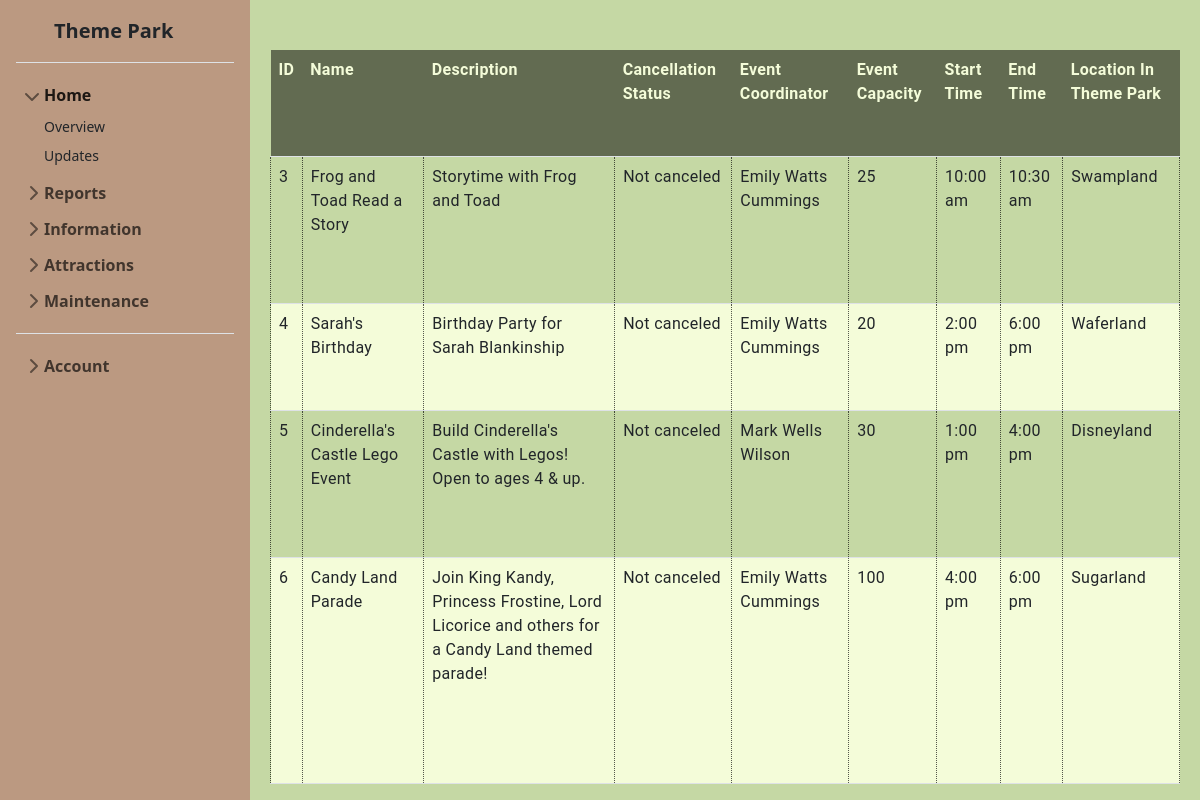
Screenshot of /ViewEvents.php with the database file from the repository.
### tables this page shows
CREATE TABLE `park_events` (
  `event_name` varchar(50) NOT NULL,
  `event_description` varchar(500) DEFAULT NULL,
  `event_id` int NOT NULL AUTO_INCREMENT,
  `capacity` int NOT NULL,
  `event_coordinator` int NOT NULL,
  `is_cancelled` tinyint(1) DEFAULT NULL,
  `start_time` time NOT NULL,
  `end_time` time NOT NULL,
  `is_deleted` tinyint(1) NOT NULL DEFAULT '0',
  `location` int NOT NULL,
  `event_date` datetime NOT NULL DEFAULT CURRENT_TIMESTAMP,
  PRIMARY KEY (`event_id`),
  KEY `event_coordinator` (`event_coordinator`),
  KEY `location` (`location`),
  CONSTRAINT `park_events_ibfk_1` FOREIGN KEY (`event_coordinator`) REFERENCES `employees` (`employee_id`),
  CONSTRAINT `park_events_ibfk_2` FOREIGN KEY (`location`) REFERENCES `locations` (`location_id`)
);

CREATE TABLE `employees` (
  `employee_id` int NOT NULL,
  `ssn` varchar(20) DEFAULT NULL,
  `dob` date DEFAULT NULL,
  `phone_num` varchar(20) NOT NULL,
  `address` varchar(30) DEFAULT NULL,
  `salery_biweekly` decimal(8,2) DEFAULT NULL,
  `first_name` varchar(10) DEFAULT NULL,
  `m_name` varchar(10) DEFAULT NULL,
  `last_name` varchar(10) DEFAULT NULL,
  `emergency_contact_person` varchar(30) DEFAULT NULL,
  `ec_relation` varchar(10) DEFAULT NULL,
  `ec_phone_num` varchar(20) DEFAULT NULL,
  `hours` int NOT NULL,
  `supervisor_id` int DEFAULT NULL,
  `is_deleted` tinyint(1) NOT NULL DEFAULT '0',
  `employee_role` varchar(50) NOT NULL,
  PRIMARY KEY (`employee_id`),
  KEY `supervisor_id` (`supervisor_id`),
  CONSTRAINT `employees_ibfk_1` FOREIGN KEY (`supervisor_id`) REFERENCES `employees` (`employee_id`)
);

CREATE TABLE `locations` (
  `location_id` int NOT NULL AUTO_INCREMENT,
  `location` varchar(50) NOT NULL,
  `is_deleted` tinyint(1) NOT NULL DEFAULT '0',
  PRIMARY KEY (`location_id`),
  UNIQUE KEY `location` (`location`)
);

### ViewEvents.php (the view, shortened to what this page needs)
<?php
    include_once 'header.php';
    include_once 'includes/dbh.inc.php';
?>
<div id="content" class="content">
<?php
    echo("
        <table class='table'>
            <tr class='top'>
                <th class='tableHeader'>ID</th>
                <th class='tableHeader'>Name</th>
                <th class='tableHeader'>Description</th>
                <th class='tableHeader'>Cancellation Status</th>
                <th class='tableHeader'>Event Coordinator</th>
                <th class='tableHeader'>Event Capacity</th>
                <th class='tableHeader'>Start Time</th>
                <th class='tableHeader'>End Time</th>
                <th class='tableHeader'>Location In Theme Park</th>
            </tr>
        ");
    $display = "SELECT * FROM Theme_Park_Database.park_events where Theme_Park_Database.park_events.is_deleted=false";
    $result = mysqli_query($conn, $display);
    if ($result) {
        while($row=mysqli_fetch_array($result)) {
            $ec = (int)$row['event_coordinator'];
            $ecQuery = "SELECT first_name, m_name, last_name
                        FROM `Theme_Park_Database`.`employees`
                        WHERE `Theme_Park_Database`.`employees`.`employee_id`=$ec";
            $coordinator = mysqli_query($conn, $ecQuery);
            $loc = (int)$row['location'];
            $locQuery = "SELECT location_id, location
                        FROM `Theme_Park_Database`.`locations`
                        WHERE location_id=$loc";
            $location = mysqli_query($conn, $locQuery);
            echo "<tr class='tableRow'>";
            echo('<td class="tableData">' . $row['event_id'] . '</td>');
            echo('<td class="tableData">' . $row['event_name'] . '</td>');
            echo('<td class="tableData">' . $row['event_description'] . '</td>');
            $cancelled = "Not canceled";
            echo('<td class="tableData">' . $cancelled . '</td>');
            if($coordinator) {
                $fetchedCoordinator=mysqli_fetch_array($coordinator);
                $ecName =  $fetchedCoordinator['first_name'] . ' ' .
                           $fetchedCoordinator['m_name'] . ' ' .
                           $fetchedCoordinator['last_name'];
                echo('<td class="tableData">' . $ecName . '</td>');
            } else
            echo('<td class="tableData">' . 'Unable to find coordinator, or coordinator doesn\'t exist.' . '</td>');
            echo('<td class="tableData">' . $row['capacity'] . '</td>');
            echo('<td class="tableData">' . date("g:i a", strtotime($row['start_time']))  . '</td>');
            echo('<td class="tableData">' . date("g:i a", strtotime($row['end_time'])) . '</td>');
            if($location)
                echo('<td class="tableData">' . mysqli_fetch_array($location)['location'] . '</td>');
            echo "</tr>";
        }
    } else {
        echo "Error: " . $sql . "<br>" . mysqli_error($connn);
    }
    echo('</table>');
 ?>
 </div>
<?php include_once "footer.php"; ?>

### style.css (style rules this page uses)
html { height: -webkit-fill-available; }
body { display: flex; min-height: 100vh; background: #C5D8A4; }
tr.top th { background-color: rgba(0, 0, 0, 0.5); color: var(--color1); }
table { margin-top: 50px; margin-left: 20px; margin-right: 20px; }
.table { font-family: Roboto, sans-serif; letter-spacing: 0.02em; position: relative; border-collapse: collapse; }
.tableRow:nth-of-type(odd) { background-color: #F4FCD9; }
.tableData:nth-of-type(odd) { border-left: 1px dotted rgba(0, 0, 0, 0.65); border-right: 1px dotted rgba(0, 0, 0, .65); }
.tableHeader { position: -webkit-sticky; position: sticky; top: 0; }
.content { flex-grow: 1; display: flex; background: #C5D8A4; padding-left: 250px; }
:root { --color1: #F4FCD9; --color2: #C5D8A4; --color3: #BB9981; --color4: #534340; }

### rows the page displays
park_events: event_id "3", event_name "Frog and Toad Read a Story", event_description "Storytime with Frog and Toad", cancelled "Not canceled", event_coordinator.last_name "Emily Watts Cummings", capacity "25", start_time "10:00 am", end_time "10:30 am", location.location "Swampland"
park_events: event_id "4", event_name "Sarah's Birthday", event_description "Birthday Party for Sarah Blankinship", cancelled "Not canceled", event_coordinator.last_name "Emily Watts Cummings", capacity "20", start_time "2:00 pm", end_time "6:00 pm", location.location "Waferland"
park_events: event_id "5", event_name "Cinderella's Castle Lego Event", event_description "Build Cinderella's Castle with Legos! Open to ages 4 & up.", cancelled "Not canceled", event_coordinator.last_name "Mark Wells Wilson", capacity "30", start_time "1:00 pm", end_time "4:00 pm", location.location "Disneyland"
park_events: event_id "6", event_name "Candy Land Parade", event_description "Join King Kandy, Princess Frostine, Lord Licorice and others for a Candy Land themed parade!", cancelled "Not canceled", event_coordinator.last_name "Emily Watts Cummings", capacity "100", start_time "4:00 pm", end_time "6:00 pm", location.location "Sugarland"
